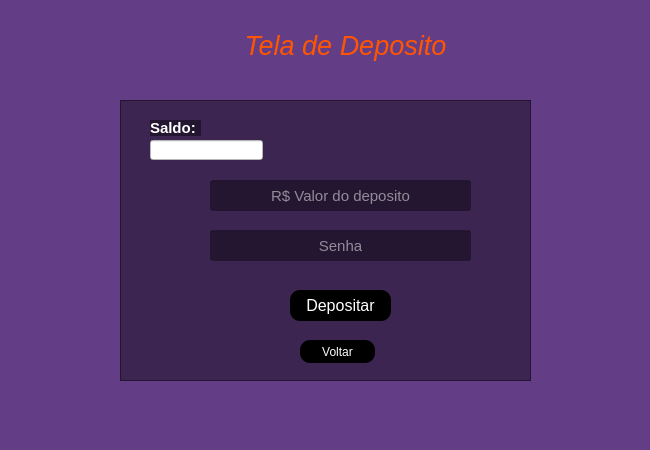
<?xml version="1.0" encoding="UTF-8"?>
<ui version="4.0">
 <class>MainWindow</class>
 <widget class="QMainWindow" name="MainWindow">
  <property name="geometry">
   <rect>
    <x>0</x>
    <y>0</y>
    <width>650</width>
    <height>450</height>
   </rect>
  </property>
  <property name="minimumSize">
   <size>
    <width>650</width>
    <height>450</height>
   </size>
  </property>
  <property name="maximumSize">
   <size>
    <width>650</width>
    <height>450</height>
   </size>
  </property>
  <property name="windowTitle">
   <string>MainWindow</string>
  </property>
  <property name="styleSheet">
   <string notr="true">background-color: rgb(100, 61, 135);</string>
  </property>
  <widget class="QWidget" name="centralwidget">
   <widget class="QFrame" name="frame">
    <property name="geometry">
     <rect>
      <x>120</x>
      <y>100</y>
      <width>411</width>
      <height>281</height>
     </rect>
    </property>
    <property name="styleSheet">
     <string notr="true">background-color: rgba(0, 0, 0, 0.4);</string>
    </property>
    <property name="frameShape">
     <enum>QFrame::StyledPanel</enum>
    </property>
    <property name="frameShadow">
     <enum>QFrame::Raised</enum>
    </property>
    <widget class="QPushButton" name="btn_depositar">
     <property name="geometry">
      <rect>
       <x>170</x>
       <y>190</y>
       <width>101</width>
       <height>31</height>
      </rect>
     </property>
     <property name="font">
      <font>
       <pointsize>12</pointsize>
      </font>
     </property>
     <property name="cursor">
      <cursorShape>PointingHandCursor</cursorShape>
     </property>
     <property name="styleSheet">
      <string notr="true">QPushButton{
	background-color: rgb(0, 0, 0);
	color: rgb(255, 255, 255);
	border-radius: 10px
}


QPushButton:hover{
	background-color: rgb(0, 255, 127);
	color: rgb(0, 0, 0);
}</string>
     </property>
     <property name="text">
      <string>Depositar</string>
     </property>
    </widget>
    <widget class="QPushButton" name="btn_voltar">
     <property name="geometry">
      <rect>
       <x>180</x>
       <y>240</y>
       <width>75</width>
       <height>23</height>
      </rect>
     </property>
     <property name="styleSheet">
      <string notr="true">QPushButton {
	background-color: rgb(0, 0, 0);	
	color: rgb(255, 255, 255);
	border-radius: 10px
}

QPushButton:hover {
	background-color: rgb(255, 255, 255);
	color: rgb(255, 85, 0);
}</string>
     </property>
     <property name="text">
      <string>Voltar</string>
     </property>
    </widget>
    <widget class="QLineEdit" name="txt_saldo">
     <property name="geometry">
      <rect>
       <x>30</x>
       <y>40</y>
       <width>113</width>
       <height>20</height>
      </rect>
     </property>
     <property name="styleSheet">
      <string notr="true">background-color: rgb(255, 255, 255);
color: rgb(0, 0, 0);</string>
     </property>
    </widget>
    <widget class="QLabel" name="txt_nomeSaldo">
     <property name="geometry">
      <rect>
       <x>30</x>
       <y>20</y>
       <width>51</width>
       <height>16</height>
      </rect>
     </property>
     <property name="font">
      <font>
       <pointsize>11</pointsize>
       <weight>75</weight>
       <bold>true</bold>
      </font>
     </property>
     <property name="styleSheet">
      <string notr="true">background-color: rgba(0, 0, 0, 0.4);
color: rgb(255, 255, 255);</string>
     </property>
     <property name="text">
      <string>Saldo:</string>
     </property>
     <property name="alignment">
      <set>Qt::AlignLeading|Qt::AlignLeft|Qt::AlignVCenter</set>
     </property>
    </widget>
    <widget class="QLineEdit" name="txt_valorDeposito">
     <property name="geometry">
      <rect>
       <x>90</x>
       <y>80</y>
       <width>261</width>
       <height>31</height>
      </rect>
     </property>
     <property name="font">
      <font>
       <pointsize>11</pointsize>
      </font>
     </property>
     <property name="styleSheet">
      <string notr="true">color: rgb(255, 255, 255);</string>
     </property>
     <property name="alignment">
      <set>Qt::AlignCenter</set>
     </property>
     <property name="placeholderText">
      <string>R$ Valor do deposito</string>
     </property>
    </widget>
    <widget class="QLineEdit" name="txt_senha">
     <property name="geometry">
      <rect>
       <x>90</x>
       <y>130</y>
       <width>261</width>
       <height>31</height>
      </rect>
     </property>
     <property name="font">
      <font>
       <pointsize>11</pointsize>
      </font>
     </property>
     <property name="styleSheet">
      <string notr="true">color: rgb(255, 255, 255);</string>
     </property>
     <property name="echoMode">
      <enum>QLineEdit::Password</enum>
     </property>
     <property name="alignment">
      <set>Qt::AlignCenter</set>
     </property>
     <property name="placeholderText">
      <string>Senha</string>
     </property>
    </widget>
   </widget>
   <widget class="QLabel" name="txt_nomeTelaDeposito">
    <property name="geometry">
     <rect>
      <x>240</x>
      <y>20</y>
      <width>211</width>
      <height>51</height>
     </rect>
    </property>
    <property name="font">
     <font>
      <pointsize>20</pointsize>
      <weight>50</weight>
      <italic>true</italic>
      <bold>false</bold>
     </font>
    </property>
    <property name="styleSheet">
     <string notr="true">color: rgb(255, 85, 0);
</string>
    </property>
    <property name="text">
     <string>Tela de Deposito</string>
    </property>
    <property name="alignment">
     <set>Qt::AlignCenter</set>
    </property>
   </widget>
  </widget>
  <widget class="QStatusBar" name="statusbar"/>
 </widget>
 <resources/>
 <connections/>
</ui>
